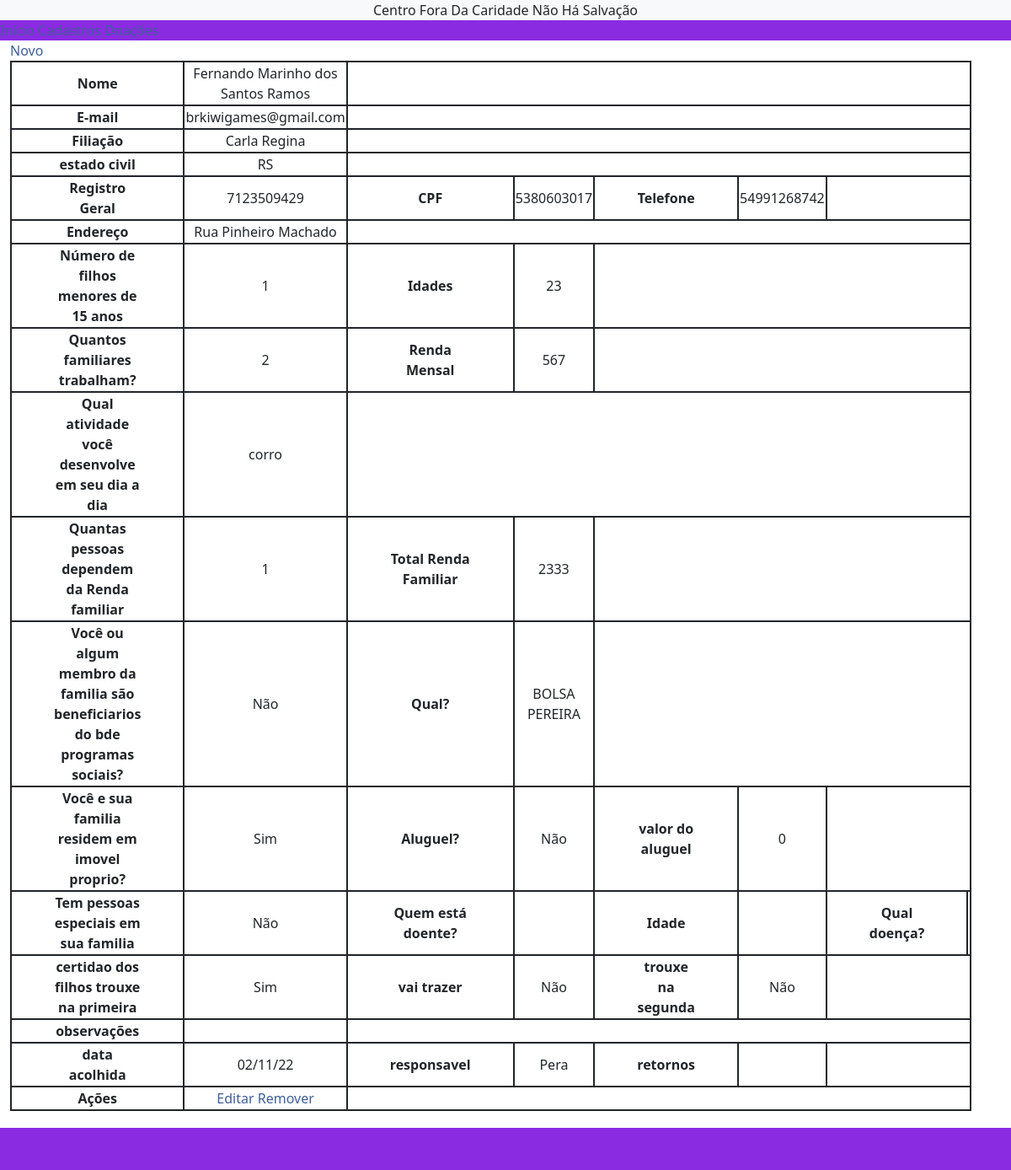
Screenshot of /pessoas6/contatos with the database file from the repository.
### pessoa/models.py (models this page shows, shortened)
class Contato(models.Model):
    nome = models.CharField(default=0, max_length=256, blank=True)
    pessoa = models.ForeignKey(pessoa, related_name='contatos',on_delete=models.CASCADE)
    email = models.EmailField(max_length=256)
    telefone = models.CharField(max_length=20)
    filiacao = models.CharField(max_length=256)
    estado_civil = models.CharField(max_length=256)
    rg = models.IntegerField(null=False)
    cpf = models.IntegerField(null=False)
    endereco = models.CharField(max_length=256)
    numero_de_filhos_menores_de_15 = models.CharField(blank=True, max_length=256)
    idade_1 = models.CharField(max_length=256, blank=True)
    quantos_familiares_trabalham = models.IntegerField(blank=True)
    renda_mensal = models.IntegerField(blank=True)
    atividade_diaadia = models.CharField(max_length=256, null=False)
    dependem_renda = models.IntegerField(blank=True)
    total_renda = models.IntegerField(blank=True)
    bolsa_familia = models.BooleanField(default=False)
    qual_bolsa = models.CharField(max_length=256, blank=True)
    imovel_proprio = models.BooleanField(default=False)
    alugado = models.BooleanField(default=False)
    valor_aluguel = models.IntegerField(blank=True)
    pessoas_especiais = models.BooleanField(default=False)
    quem_doente = models.CharField(max_length=256, blank=True)
    idade = models.IntegerField(blank=True)
    qual_doenca = models.CharField(max_length=256, blank=True)
    certidao_trouxe_na_primeira = models.BooleanField(default=False)
    certidao_vai_trazer = models.BooleanField(default=False)
    certidao_trouxe_na_segunda = models.BooleanField(default=False)
    obs = models.CharField(max_length=512, blank=True)
    data_acolhida = models.DateField(null=True)
    responsavel = models.CharField(max_length=256, null=False)
    retornos = models.CharField(max_length=256, blank=True)

### pessoa/views.py (the view)
# urls.py: path('<int:pk_pessoa>/contatos',
def contatos(request, pk_pessoa):
    contatos = Contato.objects.filter(pessoa=pk_pessoa)
    return render(request, 'contato/contato_list.html', {'contatos': contatos, 'pk_pessoa': pk_pessoa})

### pessoa/templates/contato/contato_list.html (shortened to what this page needs)
{% extends 'main/base.html' %}
{% block conteudo %}
{%if contato.nome > "" %}
{% else %}
<a href="{% url 'contato.novo' pk_pessoa %}">Novo</a>
{% endif %}
<table id='tabela'>
    <thead>
        {% for contato in contatos %}
        <tr>
            <th>Nome</th>
            <td>{{ contato.nome }}</td>
        </tr>
        <tr>
            <th>E-mail</th>
            <td>{{ contato.email }}</td>
        </tr><tr>
            <th>Filiação</th>
            <td>{{ contato.filiacao }}</td>
        </tr><tr>
            <th>estado civil</th>
            <td>{{ contato.estado_civil }}</td>
        </tr><tr>
            <th>Registro Geral</th>
            <td>{{ contato.rg }}</td>
            <th>CPF</th>
            <td>{{ contato.cpf }}</td>
            <th>Telefone</th>
            <td>{{ contato.telefone }}</td>
        </tr><tr>
            <th>Endereço</th>
            <td>{{ contato.endereco }}</td>
        </tr><tr>
            <th>Número de filhos menores de 15 anos</th>
            <td>{{ contato.numero_de_filhos_menores_de_15 }}</td>
            <th>Idades</th>
            <td>{{ contato.idade_1 }}</td>
        </tr><tr>
            <th>Quantos familiares trabalham?</th>
            <td>{{ contato.quantos_familiares_trabalham }}</td>
            <th>Renda Mensal</th>
            <td>{{ contato.renda_mensal }}</td>
        </tr><tr>
            <th>Qual atividade você desenvolve em seu dia a dia</th>
            <td>{{ contato.atividade_diaadia }}</td>
        </tr><tr>
            <th>Quantas pessoas dependem da Renda familiar</th>
            <td>{{ contato.dependem_renda }}</td>
            <th>Total Renda Familiar</th>
            <td>{{ contato.total_renda }}</td>
        </tr><tr>
            <th>Você ou algum membro da familia são beneficiarios do bde programas sociais?</th>
            <td>
                {% if contato.bolsa_familia %}
                Sim
                {% else %}
                Não
                {% endif %}
            </td>
            <th>Qual?</th>
            <td>{{ contato.qual_bolsa }}</td>
        </tr><tr>
            <th>Você e sua familia residem em imovel proprio?</th>
            <td>
                {% if contato.imovel_proprio %}
                Sim
                {% else %}
                Não
                {% endif %}
            </td>
            <th>Aluguel?</th>
            <td>
                {% if contato.alugado %}
                Sim
                {% else %}
                Não
                {% endif %}
            </td>
            <th>valor do aluguel</th>
            <td>{{ contato.valor_aluguel }}</td>
        </tr><tr>
            <th>Tem pessoas especiais em sua familia</th>
            <td>
                {% if contato.pessoas_especiais %}
                Sim
                {% else %}
                Não
                {% endif %}
            </td>
            <th>Quem está doente?</th>
            <td>{{ contato.quem_doente }}</td>
            <th>Idade</th>
            <td>
            </td>
            <th>Qual doença?</th>
            <td>{{ contato.qual_doenca}}</td>
        </tr><tr>
            <th>certidao dos filhos trouxe na primeira</th>
            <td>{% if contato.certidao_trouxe_na_primeira %}
                Sim
                {% else %}
                Não
                {% endif %}
            </td>
            <th>vai trazer</th>
            <td>
                {% if contato.certidao_vai_trazer %}
                Sim
                {% else %}
                Não
                {% endif %}
            </td>
            <th>trouxe na segunda</th>
            <td>
                {% if contato.certidao_trouxe_na_segunda %}
                Sim
                {% else %}
                Não
                {% endif %}
            </td>
        </tr><tr>
            <th>observações</th>
            <td>{{ contato.obs }}</td>
        </tr><tr>
            <th>data acolhida</th>
            <td>{{ contato.data_acolhida|date:"d/m/y" }}</td>
            <th>responsavel</th>
            <td>{{ contato.responsavel }}</td>
            <th>retornos</th>
            <td>{{ contato.retornos}}</td>
        </tr>
    </thead>
    <tbody>
        <tr>
            <th>Ações</th>
            <td>
                <a href="{% url 'contato.editar' pk_pessoa contato.pk %}">Editar</a>
                <a href="{% url 'contato.remover' pk_pessoa contato.pk %}">Remover</a>
            </td>
        </tr>
        {% endfor %}
    </tbody>
</table>
{% endblock conteudo %}

### main/templates/main/base.html (style rules this page uses)
a:link { color: rgb(63, 94, 150); text-decoration: none; display: inline-block; }

### pessoa/templates/contato/contato_list.html (style rules this page uses)
tr { padding-left: 50px; padding-right: 50px; text-align: center; border: 2px solid; height: 100%; width: 100px; }
th { padding-left: 50px; padding-right: 50px; text-align: center; border: 2px solid; height: 100%; width: 100px; }
td { border: 2px solid; width: 100px; }
table { table-layout: fixed; }

### rows the page displays
Contato: nome "Fernando Marinho dos Santos Ramos", email "brkiwigames@gmail.com", filiacao "Carla Regina", estado_civil "RS", rg "7123509429", cpf "5380603017", telefone "54991268742", endereco "Rua Pinheiro Machado", numero_de_filhos_menores_de_15 "1", idade_1 "23", quantos_familiares_trabalham "2", renda_mensal "567", atividade_diaadia "corro", dependem_renda "1", total_renda "2333", bolsa_familia "Não", qual_bolsa "BOLSA PEREIRA", imovel_proprio "Sim", alugado "Não", valor_aluguel "0", pessoas_especiais "Não", certidao_trouxe_na_primeira "Sim", certidao_vai_trazer "Não", certidao_trouxe_na_segunda "Não", data_acolhida "02/11/22", responsavel "Pera"
